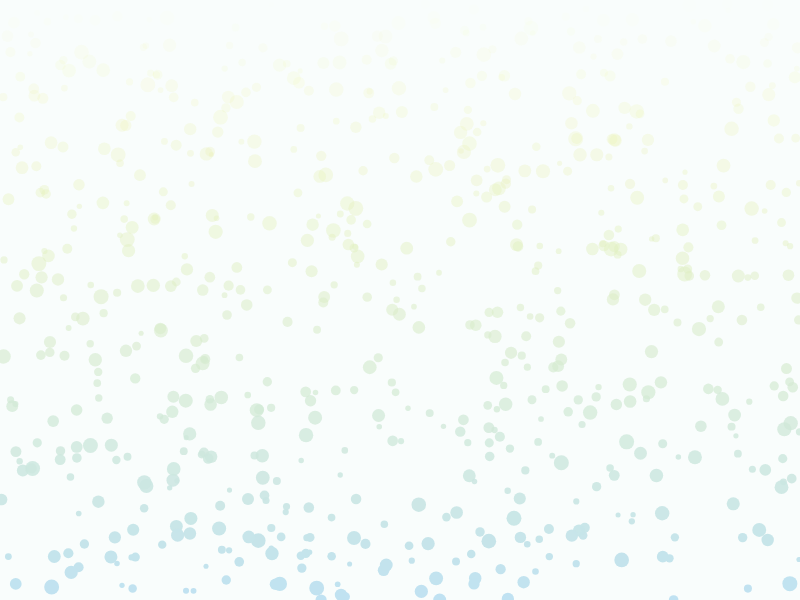
Frame 1 (no input)
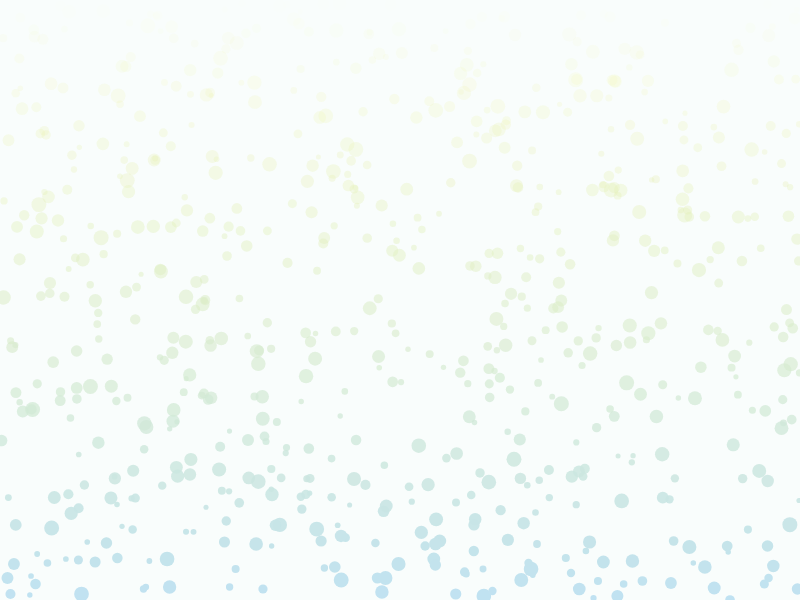
Frame 60 (no input)
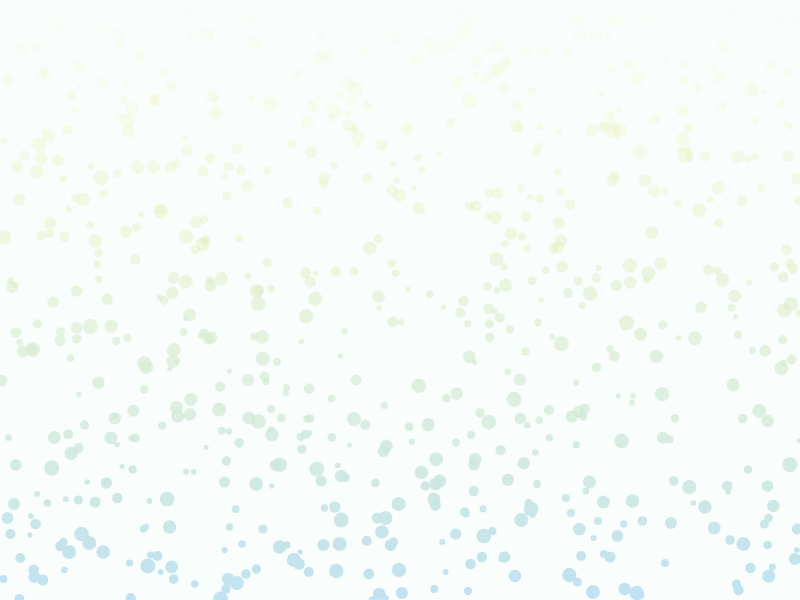
Frame 120 (the mouse pressed at the canvas centre since frame 60)

The p5.js sketch that drew these frames (run headless with seeded random() and noise() and a simulated clock; from frame 60 on, the mouse is pressed at the canvas centre):

// p5.js sketch
// ── sketch.js

// -------------------P5.JS sketch to create background------------------------

var numBalls = 700;
var spring = 0.005;
var gravity = 0.03;
var friction = -0.5;
var balls = [numBalls];
 
function setup() {
  createCanvas(displayWidth, displayHeight);
  noStroke();
  smooth();
  for (var i = 0; i < numBalls; i++) {
    balls[i] = new Ball(random(width), random(height), random(5, 15), i, balls);
  }
}
 
function draw() {
  background(249, 253, 252);
  for (var i = 0; i < numBalls; i++) {
  
      balls[i].collide();
      balls[i].move();
      balls[i].display();
  
  }
}
 
function Ball(xin, yin, din, idin, oin) {
  this.vx = 0;
  this.vy = 0;
  this.x = xin;
  this.y = yin;
  this.diameter = din;
  this.id = idin;
  this.others = oin;
   
  this.collide = function() {
    for (var i = this.id + 1; i < numBalls; i++) {
      this.dx = this.others[i].x - this.x;
      this.dy = this.others[i].y - this.y;
      this.distance = sqrt(this.dx*this.dx + this.dy*this.dy);
      var d = this.diameter/2;
      var minDist = this.others[i].d + d;
      if (this.distance < minDist) {
        var angle = atan2(this.dy, this.dx);
        var targetX = this.x + cos(angle) * minDist;
        var targetY = this.y + sin(angle) * minDist;
        var ax = (targetX - this.others[i].x) * spring;
        var ay = (targetY - this.others[i].y) * spring;
        this.vx -= ax;
        this.vy -= ay;
        this.others[i].this.vx += ax;
        this.others[i].this.vy += ay;
      }
    }  
  }
   
  this.move = function() {
    //vy -= gravity;
    this.y = this.y - 1;
    if (this.y < 0) {
      this.y = height;
    }
    this.x += this.vx/2;
    this.y += this.vy/2;
  }
   
  this.display = function() {
    var alpha = map (this.y, 0, height-50, 0, 255);
    var r = map(this.y, 0 ,height, 247, 192);
    var g = map(this.y, 0 ,height, 248, 226);
    var b = map(this.y, 0 ,height, 155, 242);
    fill(r, g, b, alpha);
    ellipse(this.x, this.y, this.diameter, this.diameter);
  }
}
